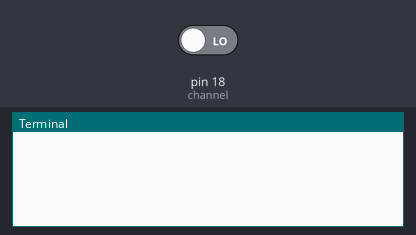
Simulated run of this program. Board: Raspberry Pi (header pin numbers). Shown: the last lines printed to the terminal. The inputs (shaded band) are chosen by the test bench; at power-on: pin 18 (channel) LOW.

Above: at 1.2 s.
1.3 s: pin 18 (channel) driven HIGH
At 1.9 s:
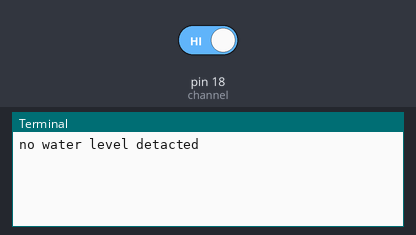
2.8 s: pin 18 (channel) driven LOW
At 4.3 s:
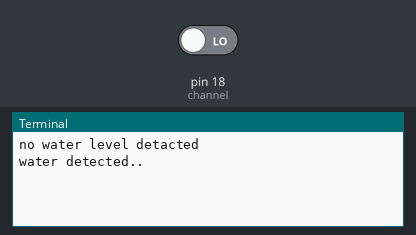

Measured:
- after the input at 1.3 s, the terminal: prints a new line at once (image 1)
- after the input at 2.8 s, the terminal: prints a new line at once (image 2)

The program:

raindrop.py
```python
import RPi.GPIO as g
import time
channel = 18
g.setmode(g.BOARD)
g.setup(channel, g.IN)

def callback(channel):
	if g.input(channel):
		print("no water level detacted")
	else:
		print("water detected..")

g.add_event_detect(channel, g.BOTH, bouncetime=300)
g.add_event_callback(channel,callback)

while True:
	time.sleep(1)
```
